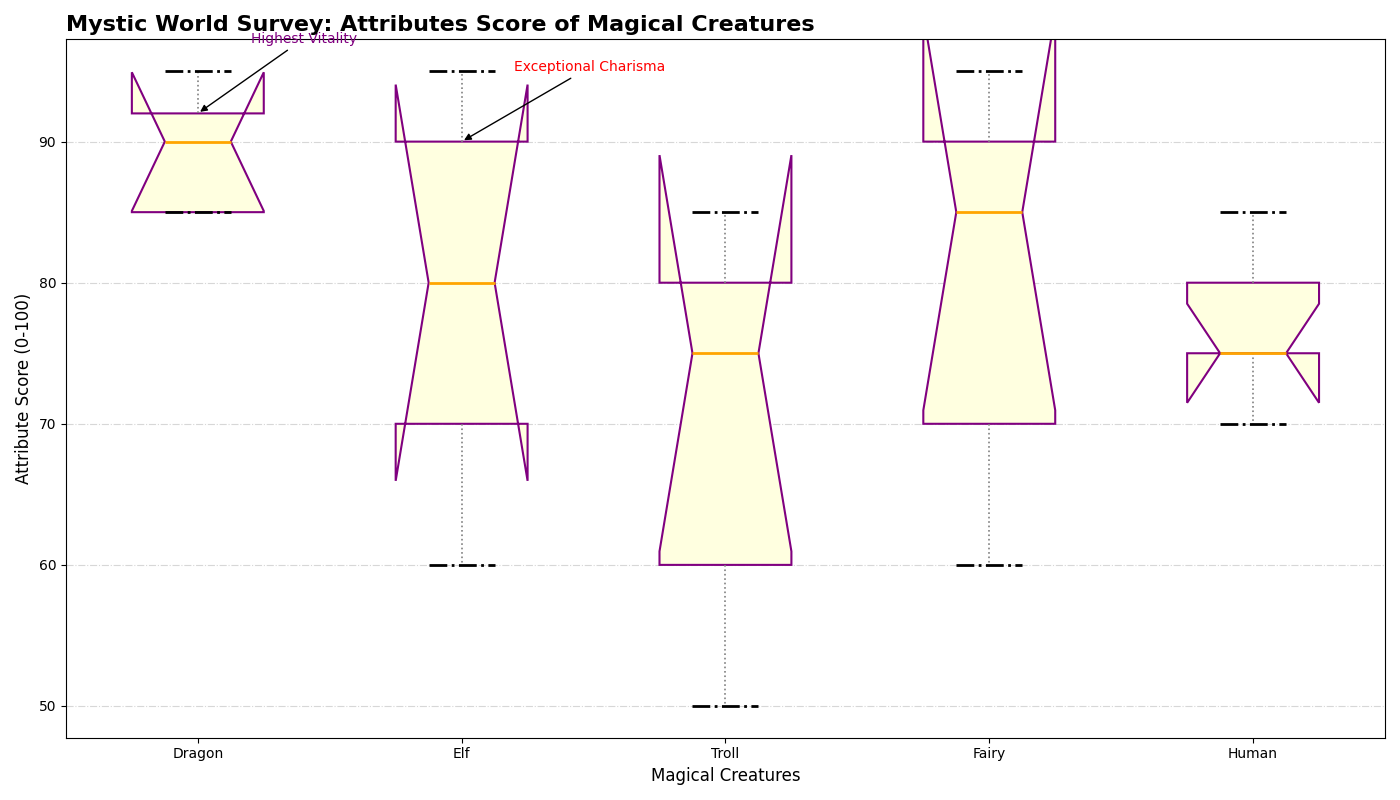

Source code (Python):
import matplotlib.pyplot as plt
import numpy as np

# Magical Creatures
creatures = ['Dragon', 'Elf', 'Troll', 'Fairy', 'Human']

# Scores for each creature
scores = {
    'Dragon': [95, 85, 90, 92, 85],
    'Elf': [70, 95, 80, 60, 90],
    'Troll': [80, 60, 75, 85, 50],
    'Fairy': [60, 85, 95, 70, 90],
    'Human': [75, 80, 70, 75, 85]
}

# Prepare box plot data
box_plot_data = [scores[creature] for creature in creatures]

# Plot setup
fig, ax = plt.subplots(figsize=(14, 8))

# Customizing the boxplot
boxprops = dict(linestyle='--', linewidth=1.5, color='purple', facecolor='lightyellow')
medianprops = dict(linestyle='-', linewidth=2, color='orange')
whiskerprops = dict(linestyle=':', linewidth=1.2, color='gray')
capprops = dict(linestyle='-.', linewidth=2, color='black')

# Create the vertical box plot
ax.boxplot(box_plot_data, labels=creatures, patch_artist=True,
           boxprops=boxprops, medianprops=medianprops,
           whiskerprops=whiskerprops, capprops=capprops,
           flierprops=dict(marker='^', color='red', markersize=7, alpha=0.7),
           notch=True)

# Add plot details
ax.set_title("Mystic World Survey: Attributes Score of Magical Creatures", fontsize=16, fontweight='bold', loc='left')
ax.set_ylabel('Attribute Score (0-100)', fontsize=12)
ax.set_xlabel('Magical Creatures', fontsize=12)
ax.grid(axis='y', linestyle='-.', alpha=0.5)

# Annotate observations
ax.annotate('Highest Vitality', xy=(1, scores['Dragon'][3]), xytext=(1.2, scores['Dragon'][3] + 5),
            arrowprops=dict(facecolor='black', arrowstyle='-|>'), fontsize=10, color='purple')
ax.annotate('Exceptional Charisma', xy=(2, scores['Elf'][4]), xytext=(2.2, scores['Elf'][4] + 5),
            arrowprops=dict(facecolor='black', arrowstyle='-|>'), fontsize=10, color='red')

# Automatically adjust the layout
plt.tight_layout()

# Show the chart
plt.show()
